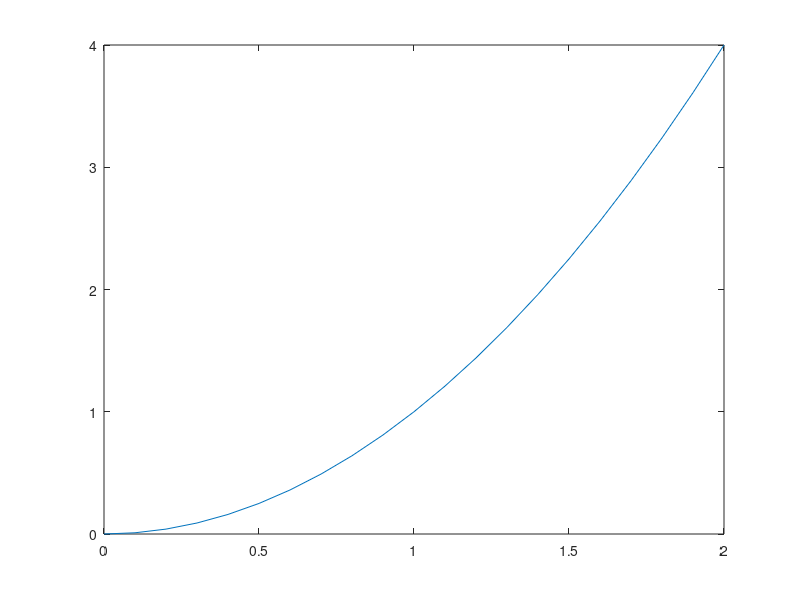

The MATLAB source for this figure:
clear all
close all
clc

x = [1 2 3 4 5];
y = [4; 3; 2; 1; 0];

x(3);
y(2);

x(2);
x(3);
x(4);

x([4 2]);
y([2 4]);


A = [1 2 3; 4 5 6] %%一列2列 先第3column后1column
A([1 2], [3 1]) %%


A(2, :); %%SECOND row
A(:, 2); %%SECOND column



x(:);
x(end);
y(end);
A(:);

A(2, end-1); %%

zeros(3);
zeros(5);
zeros(1);
zeros(3,2);
zeros(5,1);
zeros(1,5);

ones(4);
ones(3,5);

rand(3); %%随机生成3*3matrix
randn(3);

eye(4); %% 4*4 identity matrix
eye(3,5);

x=2:5; %%from 2 to 5
x=-1:100;
x=0.1:3; %%from 0.1 to 3 but only 0.1 1.1 2.1

y(2:4);
x = rand (1, 10);
x = ([8 9 10]);

x([end-2 end-1 end]);
x(end-2:end);


%%graph y = x^2 from x=0 to x=2
x = 0:2;
y = x.^2; %dot means "square every entry
%y = [0 1 4]
plot(x, y);

%x = start:step:stop

x= 0:0.1:2; %%初始值：步长：终止值
y=x.^2;
plot(x,y);


y = 5:-1:1;


%%rand()函数：产生在（0，1）区间均匀分布的随机阵；
%%eye()函数：产生单位阵；

%%randn()函数：产生均值为0，方差为1的标准正态分布随机矩阵。



